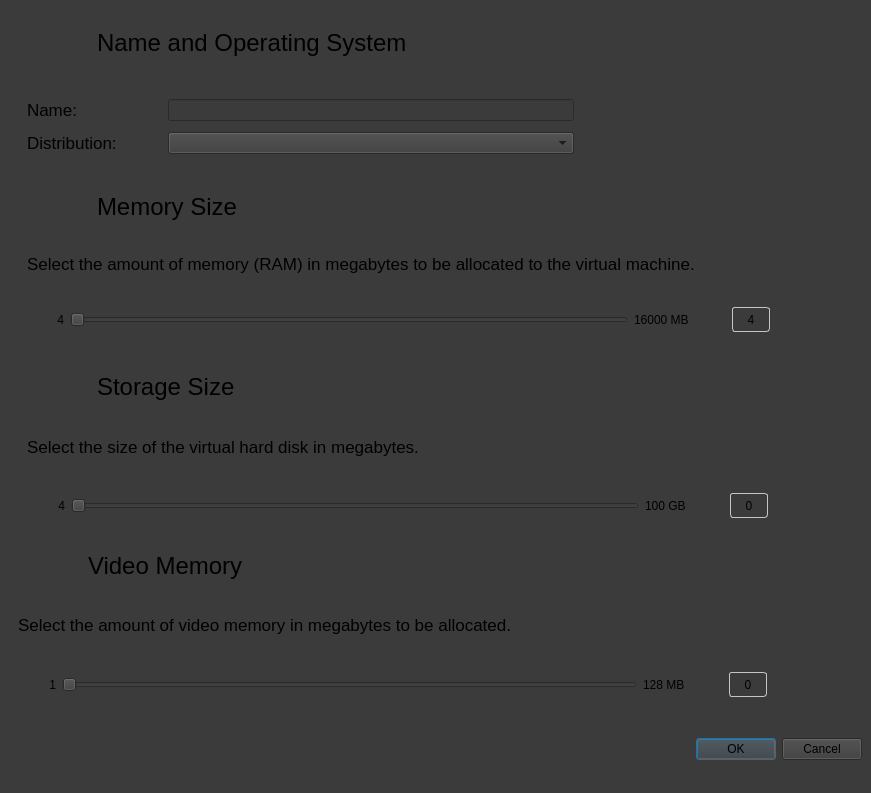
<?xml version="1.0" encoding="UTF-8"?>
<ui version="4.0">
 <class>AddVMDialog</class>
 <widget class="QMainWindow" name="AddVMDialog">
  <property name="geometry">
   <rect>
    <x>0</x>
    <y>0</y>
    <width>871</width>
    <height>793</height>
   </rect>
  </property>
  <property name="windowTitle">
   <string>MainWindow</string>
  </property>
  <widget class="QWidget" name="centralwidget">
   <property name="styleSheet">
    <string notr="true">background-color: rgb(85, 85, 85);
background-color: rgb(59, 59, 59);</string>
   </property>
   <layout class="QVBoxLayout" name="verticalLayout_2" stretch="1,1,1,1,1">
    <property name="spacing">
     <number>0</number>
    </property>
    <property name="topMargin">
     <number>0</number>
    </property>
    <item>
     <widget class="QWidget" name="NameAndSO" native="true">
      <property name="styleSheet">
       <string notr="true"/>
      </property>
      <layout class="QVBoxLayout" name="verticalLayout">
       <property name="spacing">
        <number>0</number>
       </property>
       <property name="topMargin">
        <number>0</number>
       </property>
       <item>
        <widget class="QWidget" name="widget_2" native="true">
         <layout class="QHBoxLayout" name="horizontalLayout_5">
          <property name="spacing">
           <number>20</number>
          </property>
          <item>
           <widget class="QLabel" name="label_7">
            <property name="maximumSize">
             <size>
              <width>50</width>
              <height>50</height>
             </size>
            </property>
            <property name="text">
             <string/>
            </property>
            <property name="pixmap">
             <pixmap resource="icons.qrc">:/Icons100/Icons100/operational-system.png</pixmap>
            </property>
            <property name="scaledContents">
             <bool>true</bool>
            </property>
           </widget>
          </item>
          <item>
           <widget class="QLabel" name="label">
            <property name="font">
             <font>
              <pointsize>18</pointsize>
             </font>
            </property>
            <property name="text">
             <string>Name and Operating System</string>
            </property>
           </widget>
          </item>
         </layout>
        </widget>
       </item>
       <item>
        <widget class="QWidget" name="widget_3" native="true">
         <layout class="QGridLayout" name="gridLayout" columnstretch="1,3,2">
          <item row="0" column="0">
           <widget class="QLabel" name="NameLabel">
            <property name="font">
             <font>
              <pointsize>13</pointsize>
             </font>
            </property>
            <property name="text">
             <string>Name:</string>
            </property>
           </widget>
          </item>
          <item row="1" column="1">
           <widget class="QComboBox" name="Distro">
            <property name="frame">
             <bool>true</bool>
            </property>
           </widget>
          </item>
          <item row="0" column="1">
           <widget class="QLineEdit" name="Name">
            <property name="placeholderText">
             <string/>
            </property>
           </widget>
          </item>
          <item row="1" column="0">
           <widget class="QLabel" name="DistroLabel">
            <property name="font">
             <font>
              <pointsize>13</pointsize>
             </font>
            </property>
            <property name="text">
             <string>Distribution:</string>
            </property>
           </widget>
          </item>
          <item row="0" column="2">
           <spacer name="horizontalSpacer_7">
            <property name="orientation">
             <enum>Qt::Orientation::Horizontal</enum>
            </property>
            <property name="sizeHint" stdset="0">
             <size>
              <width>40</width>
              <height>20</height>
             </size>
            </property>
           </spacer>
          </item>
          <item row="1" column="2">
           <spacer name="horizontalSpacer_8">
            <property name="orientation">
             <enum>Qt::Orientation::Horizontal</enum>
            </property>
            <property name="sizeHint" stdset="0">
             <size>
              <width>40</width>
              <height>20</height>
             </size>
            </property>
           </spacer>
          </item>
         </layout>
        </widget>
       </item>
      </layout>
     </widget>
    </item>
    <item>
     <widget class="QWidget" name="RAM" native="true">
      <layout class="QVBoxLayout" name="verticalLayout_5">
       <property name="spacing">
        <number>0</number>
       </property>
       <property name="topMargin">
        <number>0</number>
       </property>
       <item>
        <widget class="QWidget" name="widget_6" native="true">
         <layout class="QHBoxLayout" name="horizontalLayout_4" stretch="1,10">
          <property name="spacing">
           <number>20</number>
          </property>
          <item>
           <widget class="QLabel" name="label_6">
            <property name="maximumSize">
             <size>
              <width>50</width>
              <height>50</height>
             </size>
            </property>
            <property name="text">
             <string/>
            </property>
            <property name="pixmap">
             <pixmap resource="icons.qrc">:/Icons100/Icons100/ram-memory.png</pixmap>
            </property>
            <property name="scaledContents">
             <bool>true</bool>
            </property>
           </widget>
          </item>
          <item>
           <widget class="QLabel" name="label_2">
            <property name="font">
             <font>
              <pointsize>18</pointsize>
             </font>
            </property>
            <property name="text">
             <string>Memory Size</string>
            </property>
           </widget>
          </item>
         </layout>
        </widget>
       </item>
       <item>
        <widget class="QWidget" name="widget_7" native="true">
         <layout class="QVBoxLayout" name="verticalLayout_4">
          <item>
           <widget class="QLabel" name="label_3">
            <property name="font">
             <font>
              <pointsize>13</pointsize>
             </font>
            </property>
            <property name="text">
             <string>Select the amount of memory (RAM) in megabytes to be allocated to the virtual machine.</string>
            </property>
           </widget>
          </item>
         </layout>
        </widget>
       </item>
       <item>
        <widget class="QWidget" name="widget_8" native="true">
         <layout class="QHBoxLayout" name="horizontalLayout_3" stretch="1,15,1,1,1,2">
          <item>
           <widget class="QLabel" name="label_4">
            <property name="layoutDirection">
             <enum>Qt::LayoutDirection::LeftToRight</enum>
            </property>
            <property name="text">
             <string>4</string>
            </property>
            <property name="alignment">
             <set>Qt::AlignmentFlag::AlignRight|Qt::AlignmentFlag::AlignTrailing|Qt::AlignmentFlag::AlignVCenter</set>
            </property>
           </widget>
          </item>
          <item>
           <widget class="QSlider" name="MemorySlider">
            <property name="minimum">
             <number>4</number>
            </property>
            <property name="maximum">
             <number>16000</number>
            </property>
            <property name="value">
             <number>4</number>
            </property>
            <property name="orientation">
             <enum>Qt::Orientation::Horizontal</enum>
            </property>
           </widget>
          </item>
          <item>
           <widget class="QLabel" name="label_5">
            <property name="text">
             <string>16000 MB</string>
            </property>
            <property name="alignment">
             <set>Qt::AlignmentFlag::AlignLeading|Qt::AlignmentFlag::AlignLeft|Qt::AlignmentFlag::AlignVCenter</set>
            </property>
           </widget>
          </item>
          <item>
           <spacer name="horizontalSpacer">
            <property name="orientation">
             <enum>Qt::Orientation::Horizontal</enum>
            </property>
            <property name="sizeHint" stdset="0">
             <size>
              <width>40</width>
              <height>20</height>
             </size>
            </property>
           </spacer>
          </item>
          <item>
           <widget class="QLabel" name="SelectedRAM">
            <property name="maximumSize">
             <size>
              <width>16777215</width>
              <height>25</height>
             </size>
            </property>
            <property name="styleSheet">
             <string notr="true">border: 1px solid rgb(197, 197, 197);
border-radius: 3px;</string>
            </property>
            <property name="text">
             <string>4</string>
            </property>
            <property name="alignment">
             <set>Qt::AlignmentFlag::AlignCenter</set>
            </property>
           </widget>
          </item>
          <item>
           <spacer name="horizontalSpacer_2">
            <property name="orientation">
             <enum>Qt::Orientation::Horizontal</enum>
            </property>
            <property name="sizeHint" stdset="0">
             <size>
              <width>40</width>
              <height>20</height>
             </size>
            </property>
           </spacer>
          </item>
         </layout>
        </widget>
       </item>
      </layout>
     </widget>
    </item>
    <item>
     <widget class="QWidget" name="RAM_2" native="true">
      <layout class="QVBoxLayout" name="verticalLayout_6">
       <property name="spacing">
        <number>0</number>
       </property>
       <property name="topMargin">
        <number>0</number>
       </property>
       <property name="bottomMargin">
        <number>0</number>
       </property>
       <item>
        <widget class="QWidget" name="widget_9" native="true">
         <layout class="QHBoxLayout" name="horizontalLayout_6" stretch="1,10">
          <property name="spacing">
           <number>20</number>
          </property>
          <item>
           <widget class="QLabel" name="label_8">
            <property name="maximumSize">
             <size>
              <width>50</width>
              <height>50</height>
             </size>
            </property>
            <property name="text">
             <string/>
            </property>
            <property name="pixmap">
             <pixmap resource="icons.qrc">:/Icons100/Icons100/hard-disk-drive.png</pixmap>
            </property>
            <property name="scaledContents">
             <bool>true</bool>
            </property>
           </widget>
          </item>
          <item>
           <widget class="QLabel" name="label_9">
            <property name="font">
             <font>
              <pointsize>18</pointsize>
             </font>
            </property>
            <property name="text">
             <string>Storage Size</string>
            </property>
           </widget>
          </item>
         </layout>
        </widget>
       </item>
       <item>
        <widget class="QWidget" name="widget_10" native="true">
         <layout class="QVBoxLayout" name="verticalLayout_7">
          <item>
           <widget class="QLabel" name="label_10">
            <property name="font">
             <font>
              <pointsize>13</pointsize>
             </font>
            </property>
            <property name="text">
             <string>Select the size of the virtual hard disk in megabytes.</string>
            </property>
           </widget>
          </item>
         </layout>
        </widget>
       </item>
       <item>
        <widget class="QWidget" name="widget_11" native="true">
         <layout class="QHBoxLayout" name="horizontalLayout_7" stretch="1,15,1,1,1,2">
          <item>
           <widget class="QLabel" name="label_11">
            <property name="layoutDirection">
             <enum>Qt::LayoutDirection::LeftToRight</enum>
            </property>
            <property name="text">
             <string>4</string>
            </property>
            <property name="alignment">
             <set>Qt::AlignmentFlag::AlignRight|Qt::AlignmentFlag::AlignTrailing|Qt::AlignmentFlag::AlignVCenter</set>
            </property>
           </widget>
          </item>
          <item>
           <widget class="QSlider" name="StorageSlider">
            <property name="minimum">
             <number>4</number>
            </property>
            <property name="maximum">
             <number>100</number>
            </property>
            <property name="value">
             <number>4</number>
            </property>
            <property name="orientation">
             <enum>Qt::Orientation::Horizontal</enum>
            </property>
           </widget>
          </item>
          <item>
           <widget class="QLabel" name="label_12">
            <property name="text">
             <string>100 GB</string>
            </property>
            <property name="alignment">
             <set>Qt::AlignmentFlag::AlignLeading|Qt::AlignmentFlag::AlignLeft|Qt::AlignmentFlag::AlignVCenter</set>
            </property>
           </widget>
          </item>
          <item>
           <spacer name="horizontalSpacer_3">
            <property name="orientation">
             <enum>Qt::Orientation::Horizontal</enum>
            </property>
            <property name="sizeHint" stdset="0">
             <size>
              <width>40</width>
              <height>20</height>
             </size>
            </property>
           </spacer>
          </item>
          <item>
           <widget class="QLabel" name="SelectedStorage">
            <property name="maximumSize">
             <size>
              <width>16777215</width>
              <height>25</height>
             </size>
            </property>
            <property name="styleSheet">
             <string notr="true">border: 1px solid rgb(197, 197, 197);
border-radius: 3px;</string>
            </property>
            <property name="text">
             <string>0</string>
            </property>
            <property name="alignment">
             <set>Qt::AlignmentFlag::AlignCenter</set>
            </property>
           </widget>
          </item>
          <item>
           <spacer name="horizontalSpacer_4">
            <property name="orientation">
             <enum>Qt::Orientation::Horizontal</enum>
            </property>
            <property name="sizeHint" stdset="0">
             <size>
              <width>40</width>
              <height>20</height>
             </size>
            </property>
           </spacer>
          </item>
         </layout>
        </widget>
       </item>
      </layout>
     </widget>
    </item>
    <item>
     <widget class="QWidget" name="RAM_3" native="true">
      <layout class="QVBoxLayout" name="verticalLayout_8">
       <property name="spacing">
        <number>0</number>
       </property>
       <property name="leftMargin">
        <number>0</number>
       </property>
       <property name="topMargin">
        <number>0</number>
       </property>
       <property name="bottomMargin">
        <number>0</number>
       </property>
       <item>
        <widget class="QWidget" name="widget_12" native="true">
         <layout class="QHBoxLayout" name="horizontalLayout_8" stretch="1,10">
          <property name="spacing">
           <number>20</number>
          </property>
          <item>
           <widget class="QLabel" name="label_13">
            <property name="maximumSize">
             <size>
              <width>50</width>
              <height>50</height>
             </size>
            </property>
            <property name="text">
             <string/>
            </property>
            <property name="pixmap">
             <pixmap resource="icons.qrc">:/Icons/Icons100/computer.png</pixmap>
            </property>
            <property name="scaledContents">
             <bool>true</bool>
            </property>
           </widget>
          </item>
          <item>
           <widget class="QLabel" name="label_14">
            <property name="font">
             <font>
              <pointsize>18</pointsize>
             </font>
            </property>
            <property name="text">
             <string>Video Memory</string>
            </property>
           </widget>
          </item>
         </layout>
        </widget>
       </item>
       <item>
        <widget class="QWidget" name="widget_13" native="true">
         <layout class="QVBoxLayout" name="verticalLayout_9">
          <item>
           <widget class="QLabel" name="label_15">
            <property name="font">
             <font>
              <pointsize>13</pointsize>
             </font>
            </property>
            <property name="text">
             <string>Select the amount of video memory in megabytes to be allocated.</string>
            </property>
           </widget>
          </item>
         </layout>
        </widget>
       </item>
       <item>
        <widget class="QWidget" name="widget_14" native="true">
         <layout class="QHBoxLayout" name="horizontalLayout_9" stretch="1,15,1,1,1,2">
          <item>
           <widget class="QLabel" name="label_16">
            <property name="layoutDirection">
             <enum>Qt::LayoutDirection::LeftToRight</enum>
            </property>
            <property name="text">
             <string>1</string>
            </property>
            <property name="alignment">
             <set>Qt::AlignmentFlag::AlignRight|Qt::AlignmentFlag::AlignTrailing|Qt::AlignmentFlag::AlignVCenter</set>
            </property>
           </widget>
          </item>
          <item>
           <widget class="QSlider" name="VideoMemorySlider">
            <property name="minimum">
             <number>1</number>
            </property>
            <property name="maximum">
             <number>128</number>
            </property>
            <property name="value">
             <number>1</number>
            </property>
            <property name="orientation">
             <enum>Qt::Orientation::Horizontal</enum>
            </property>
           </widget>
          </item>
          <item>
           <widget class="QLabel" name="label_17">
            <property name="text">
             <string>128 MB</string>
            </property>
            <property name="alignment">
             <set>Qt::AlignmentFlag::AlignLeading|Qt::AlignmentFlag::AlignLeft|Qt::AlignmentFlag::AlignVCenter</set>
            </property>
           </widget>
          </item>
          <item>
           <spacer name="horizontalSpacer_5">
            <property name="orientation">
             <enum>Qt::Orientation::Horizontal</enum>
            </property>
            <property name="sizeHint" stdset="0">
             <size>
              <width>40</width>
              <height>20</height>
             </size>
            </property>
           </spacer>
          </item>
          <item>
           <widget class="QLabel" name="SelectedVideoMemory">
            <property name="maximumSize">
             <size>
              <width>16777215</width>
              <height>25</height>
             </size>
            </property>
            <property name="styleSheet">
             <string notr="true">border: 1px solid rgb(197, 197, 197);
border-radius: 3px;</string>
            </property>
            <property name="text">
             <string>0</string>
            </property>
            <property name="alignment">
             <set>Qt::AlignmentFlag::AlignCenter</set>
            </property>
           </widget>
          </item>
          <item>
           <spacer name="horizontalSpacer_6">
            <property name="orientation">
             <enum>Qt::Orientation::Horizontal</enum>
            </property>
            <property name="sizeHint" stdset="0">
             <size>
              <width>40</width>
              <height>20</height>
             </size>
            </property>
           </spacer>
          </item>
         </layout>
        </widget>
       </item>
      </layout>
     </widget>
    </item>
    <item>
     <widget class="QDialogButtonBox" name="buttonBox">
      <property name="minimumSize">
       <size>
        <width>0</width>
        <height>70</height>
       </size>
      </property>
      <property name="standardButtons">
       <set>QDialogButtonBox::StandardButton::Cancel|QDialogButtonBox::StandardButton::Ok</set>
      </property>
     </widget>
    </item>
   </layout>
  </widget>
 </widget>
 <tabstops>
  <tabstop>Name</tabstop>
  <tabstop>Distro</tabstop>
  <tabstop>MemorySlider</tabstop>
  <tabstop>StorageSlider</tabstop>
  <tabstop>VideoMemorySlider</tabstop>
 </tabstops>
 <resources>
  <include location="icons.qrc"/>
 </resources>
 <connections/>
</ui>
